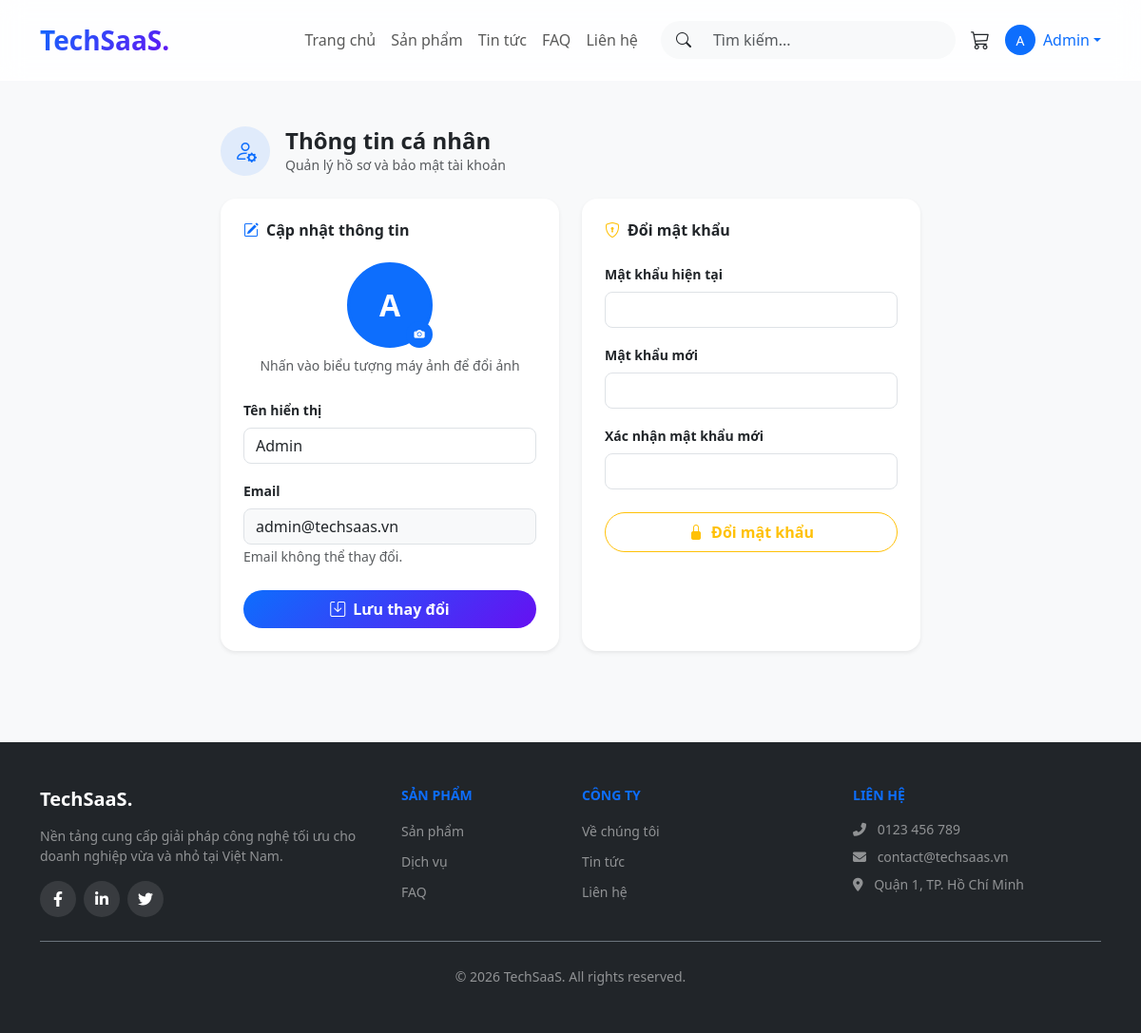
Screenshot of /profile (signed in) with the database file from the repository.
### tables this page shows
CREATE TABLE `users` (
  `id` int PRIMARY KEY AUTO_INCREMENT,
  `username` varchar(50) NOT NULL,
  `email` varchar(100) UNIQUE NOT NULL,
  `password` varchar(255) NOT NULL,
  `avatar` varchar(255),
  `status` int DEFAULT 1,
  `created_at` timestamp,
  `deleted_at` timestamp
);

### app/core/BaseController.php (called while the page is built, shortened)
<?php
class BaseController {
    protected function view($path, $data = []) {
        extract($data);
        require_once __DIR__ . '/../../views/' . $path . '.php';
    }
}

### app/controllers/AuthController.php (called while the page is built, shortened)
<?php
class AuthController extends BaseController {
    private $authModel;
    public function __construct($conn) {
        $this->authModel = new AuthModel($conn);
    }
    public function profile() {
        $error   = '';
        $success = '';
        $user    = $this->authModel->findById((int)$_SESSION['user']['id']);
        global $globalSettings;
        $this->view('client/auth/profile', [
            'globalSettings' => $globalSettings,
            'user'           => $user,
            'error'          => $error,
            'success'        => $success,
        ]);
    }
}

### app/core/BaseModel.php (called while the page is built, shortened)
<?php
class BaseModel {
    protected $conn;
    protected $table;
    protected $select   = "*";
    protected $wheres   = [];
    protected $bindings = [];
    protected $limitVal = "";
    protected $offsetVal = "";
    public function __construct($conn, $table) {
        $this->conn  = $conn;
        $this->table = $table;
    }
    private function getType($value) {
        if (is_int($value))   return "i";
        return "s";
    }
    private function buildTypes($values) {
        $types = "";
        foreach ($values as $v) $types .= $this->getType($v);
        return $types;
    }
    public function where($column, $value) {
        $this->wheres[]   = "$column = ?";
        $this->bindings[] = $value;
        return $this;
    }
    public function limit($limit, $offset = 0) {
        $this->limitVal  = "LIMIT $limit";
        $this->offsetVal = "OFFSET $offset";
        return $this;
    }
    private function buildQuery() {
        $sql = "SELECT {$this->select} FROM {$this->table}";
        if (!empty($this->wheres)) $sql .= " WHERE " . implode(" AND ", $this->wheres);
        if ($this->limitVal)       $sql .= " " . $this->limitVal . " " . $this->offsetVal;
        return $sql;
    }
    public function get() {
        $sql  = $this->buildQuery();
        $stmt = $this->conn->prepare($sql);
        if (!empty($this->bindings)) {
            $types = $this->buildTypes($this->bindings);
            $stmt->bind_param($types, ...$this->bindings);
        }
        $stmt->execute();
        $result = $stmt->get_result();
        return $result;
    }
    public function first() {
        $result = $this->get();
        return $result ? $result->fetch_assoc() : null;
    }
    private function reset() {
        $this->select    = "*";
        $this->wheres    = [];
        $this->bindings  = [];
        $this->limitVal  = "";
        $this->offsetVal = "";
    }
}

### app/models/AuthModel.php (called while the page is built, shortened)
<?php
class AuthModel extends BaseModel {
    public function findById($id) {
        return $this->where("id", $id)->first();
    }
}

### views/client/auth/profile.php (the view, shortened to what this page needs)
<?php include __DIR__ . '/../components/header.php'; ?>
<section class="py-5" style="min-height:80vh;">
    <div class="container">
        <div class="row justify-content-center">
            <div class="col-lg-8">
                <div class="d-flex align-items-center gap-3 mb-4">
                    <div class="rounded-circle bg-primary bg-opacity-10 d-flex align-items-center justify-content-center" style="width:52px;height:52px;">
                        <i class="bi bi-person-gear text-primary fs-4"></i>
                    </div>
                    <div>
                        <h4 class="fw-bold mb-0">Thông tin cá nhân</h4>
                        <p class="text-muted small mb-0">Quản lý hồ sơ và bảo mật tài khoản</p>
                    </div>
                </div>
                <div class="row g-4">
                    <div class="col-md-6">
                        <div class="card border-0 shadow-sm rounded-4 h-100">
                            <div class="card-body p-4">
                                <h6 class="fw-bold mb-4"><i class="bi bi-pencil-square me-2 text-primary"></i>Cập nhật thông tin</h6>
                                <form method="POST" action="<?= BASE_PATH ?>/profile" enctype="multipart/form-data">
                                    <div class="text-center mb-4">
                                        <div class="position-relative d-inline-block">
                                            <?php if (!empty($user['avatar'])): ?>
                                                <img src="<?= BASE_PATH ?>/<?= htmlspecialchars($user['avatar']) ?>"
                                                     id="avatarPreview"
                                                     class="rounded-circle border border-3 border-primary"
                                                     style="width:90px;height:90px;object-fit:cover;">
                                            <?php else: ?>
                                                <div class="rounded-circle bg-primary text-white d-flex align-items-center justify-content-center border border-3 border-primary"
                                                     id="avatarPreview"
                                                     style="width:90px;height:90px;font-size:2rem;font-weight:700;">
                                                    <?= strtoupper(substr($user['username'], 0, 1)) ?>
                                                </div>
                                            <?php endif; ?>
                                            <label for="avatarInput"
                                                   class="position-absolute bottom-0 end-0 bg-primary rounded-circle d-flex align-items-center justify-content-center"
                                                   style="width:28px;height:28px;cursor:pointer;">
                                                <i class="bi bi-camera-fill text-white" style="font-size:.7rem;"></i>
                                            </label>
                                        </div>
                                        <p class="text-muted small mt-2 mb-0">Nhấn vào biểu tượng máy ảnh để đổi ảnh</p>
                                    </div>
                                    <div class="mb-3">
                                        <label class="form-label fw-semibold small">Tên hiển thị</label>
                                        <input type="text" name="username" class="form-control rounded-3"
                                               value="<?= htmlspecialchars($user['username']) ?>" required>
                                    </div>
                                    <div class="mb-4">
                                        <label class="form-label fw-semibold small">Email</label>
                                        <input type="email" class="form-control rounded-3 bg-light"
                                               value="<?= htmlspecialchars($user['email']) ?>" disabled>
                                        <small class="text-muted">Email không thể thay đổi.</small>
                                    </div>
                                    <button type="submit" class="btn btn-gradient w-100 rounded-pill py-2 fw-bold">
                                        <i class="bi bi-save me-2"></i>Lưu thay đổi
                                    </button>
                                </form>
                            </div>
                        </div>
                    </div>
                    <div class="col-md-6">
                        <div class="card border-0 shadow-sm rounded-4 h-100">
                            <div class="card-body p-4">
                                <h6 class="fw-bold mb-4"><i class="bi bi-shield-lock me-2 text-warning"></i>Đổi mật khẩu</h6>
                                <form method="POST" action="<?= BASE_PATH ?>/profile" id="pwdForm">
                                    <div class="mb-3">
                                        <label class="form-label fw-semibold small">Mật khẩu hiện tại</label>
                                        <input type="password" name="current_password" class="form-control rounded-3" required>
                                    </div>
                                    <div class="mb-3">
                                        <label class="form-label fw-semibold small">Mật khẩu mới</label>
                                        <input type="password" name="new_password" id="newPwd" class="form-control rounded-3" required minlength="6">
                                    </div>
                                    <div class="mb-4">
                                        <label class="form-label fw-semibold small">Xác nhận mật khẩu mới</label>
                                        <input type="password" name="confirm_password" id="confirmPwd" class="form-control rounded-3" required>
                                    </div>
                                    <button type="submit" class="btn btn-outline-warning w-100 rounded-pill py-2 fw-bold">
                                        <i class="bi bi-lock-fill me-2"></i>Đổi mật khẩu
                                    </button>
                                </form>
                            </div>
                        </div>
                    </div>
                </div>
            </div>
        </div>
    </div>
</section>
<?php include __DIR__ . '/../components/footer.php'; ?>

### assets/client/css/style.css (style rules this page uses)
body { font-family: 'Segoe UI', Tahoma, Geneva, Verdana, sans-serif; background-color: #f8f9fa; }
.btn-gradient { background: linear-gradient(135deg, #0d6efd, #6610f2); color: white; border: none; transition: all 0.3s ease; }

### rows the page displays
users: username "A", username "Admin", email "admin@techsaas.vn"

### other values shown
$globalSettings['site_name'] "TechSaaS"
substr($_SESSION['user']['username'], 0, 1) "A"
$_SESSION['user']['username'] "Admin"
$globalSettings['company_phone'] "0123 456 789"
$globalSettings['company_email'] "contact@techsaas.vn"
$globalSettings['company_address'] "Quận 1, TP. Hồ Chí Minh"
